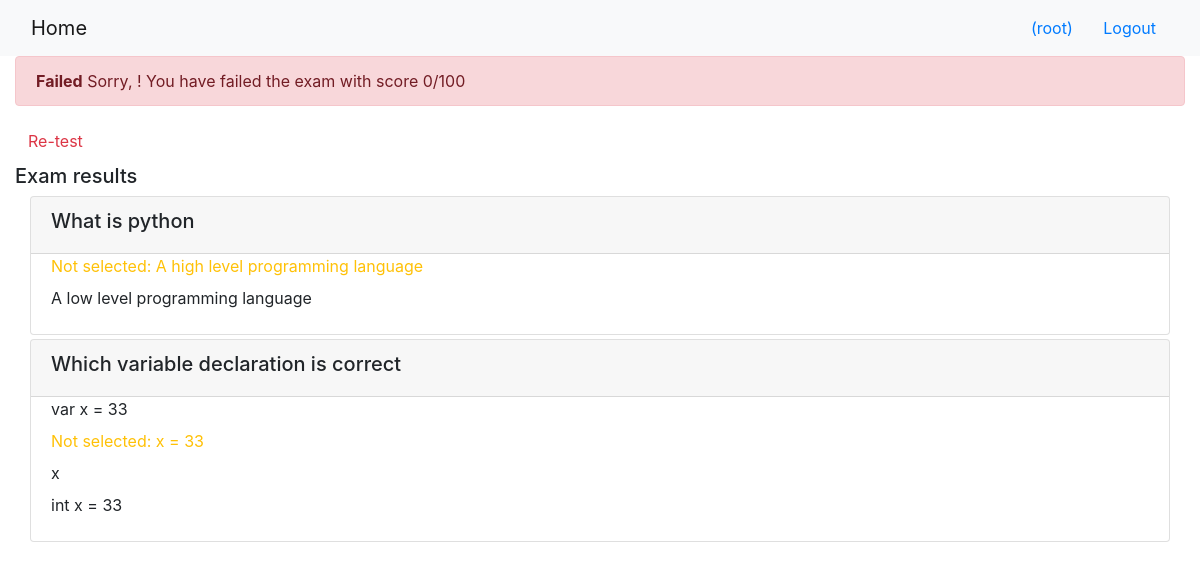
The app's page /course/1/submission/1/result/ (signed in) with its own data.
### onlinecourse/models.py (models this page shows, shortened)
class Question(models.Model):
    course = models.ForeignKey(Course, on_delete=models.CASCADE, default="")
    question_text = models.CharField(max_length=100, default="enter question text here")
    grade = models.IntegerField(default=10)
    lesson_id = models.ForeignKey(Lesson, on_delete=models.CASCADE)
    def is_get_score(self, selected_ids):
       all_answers = self.choice_set.filter(is_correct=True).count()
       selected_correct = self.choice_set.filter(is_correct=True, id__in=selected_ids).count()
       if all_answers == selected_correct:
           return True
       else:
           return False

class Choice(models.Model):
    choice_text = models.CharField(max_length=100, default="Enter choice text here")
    is_correct = models.BooleanField(default=False)
    question_id = models.ForeignKey(Question, on_delete=models.CASCADE)

### onlinecourse/views.py (the view)
# urls.py: path('course/<int:course_id>/submission/<int:submission_id>/result/', views.show_exam_result, name = 'exam_result'),
def show_exam_result(request, course_id, submission_id):
    course = get_object_or_404(Course, pk=course_id)
    submission = get_object_or_404(Submission, pk=submission_id)
    choices = submission.choices.all()
    total_mark, mark = 0, 0
    for question in course.question_set.all():
        total_mark += question.grade
        if question.is_get_score(choices):
            mark += question.grade
    return render(
        request,
        'onlinecourse/exam_result_bootstrap.html',
        {"course":course, "choices":choices,"mark":mark,
            "total_mark": total_mark,
            "submission": submission,
            "grade": int((mark / total_mark) * 100) }
    )

### onlinecourse/templates/onlinecourse/exam_result_bootstrap.html (shortened to what this page needs)
<!DOCTYPE html>
<html lang="en">
<head>
    {% load static %}
    <link rel="stylesheet" href="https://maxcdn.bootstrapcdn.com/bootstrap/4.5.2/css/bootstrap.min.css">
</head>
<body>
 <nav class="navbar navbar-light bg-light">
    <div class="container-fluid">
        <div class="navbar-header">
              <a class="navbar-brand" href="{% url 'onlinecourse:index' %}">Home</a>
        </div>
        <ul class="nav navbar-nav navbar-right">
            {% if user.is_authenticated %}
            <li>
                <a class="btn btn-link" href="#">{{ user.first_name }}({{ user.username }})</a>
                <a class="btn btn-link" href="{% url 'onlinecourse:logout' %}">Logout</a>
            </li>
            {% endif %}
        </ul>
    </div>
</nav>
<div class="container-fluid">
    {% if grade > 80 %}
    <div class="alert alert-success">
       <b>Congratulations, {{user.first_name}}!</b> You have passed the exam and completed the course with score {{grade}}/100
    </div>
        {% else %}
        <div class="alert alert-danger">
            <b>Failed</b> Sorry, {{user.first_name}}! You have failed the exam with score {{grade}}/100
        </div>
        <a class="btn btn-link text-danger" href="{% url 'onlinecourse:course_details' course.id %}">Re-test</a>
        {% endif %}
        <div class="card-columns-vertical mt-1">
        <h5 class="">Exam results</h5>
            <div id="exam" class="container-fluid">
                <form id="questionform"  method="get">
                    {%for question in course.question_set.all%}
                    <div class="card mt-1">
                        <div class="card-header"><h5>{{ question.question_text}}</h5></div>
                        <div class="form-group">
                           {%for choice in question.choice_set.all%}
                            <div class="form-check">
                                <label class="form-check-label">
                                {%if choice.is_correct and choice in submission.choice.all%}
                                    <label class="text-success" name="{{choice.choice_text}}" id="{{choice.id}}">Correct answer: {{ choice.choice_text }}</label>
                                    <br/>
                                {%elif choice.is_correct%}
                                    <label class="text-warning" name="{{choice.choice_text}}" id="{{choice.id}}">Not selected: {{ choice.choice_text }}</label>
                                    <br/>
                                {%elif choice in submission.choice.all and not choice.is_correct%}
                                    <label class="text-danger" name="{{choice.choice_text}}" id="{{choice.id}}">Incorrect: {{ choice.choice_text }}</label>
                                    <br/>
                                {%else%}
                                    <label class="" name="{{choice.choice_text}}" id="{{choice.id}}">{{ choice.choice_text }}</label>
                                    <br/>
                                {%endif%}
                                </label>
                            </div>
                            {%endfor%}
                        </div>
                    </div>
                    {%endfor%}
                </form>
            </div>
        </div>
    </div>
</body>
</html>

### records on screen
Question: question_text "What is python"
Choice: choice_text "A high level programming language"
Choice: choice_text "A low level programming language"
Question: question_text "Which variable declaration is correct"
Choice: choice_text "var x = 33"
Choice: choice_text "x = 33"
Choice: choice_text "x"
Choice: choice_text "int x = 33"

### other values on screen
{{ user.username }} "root"
{{ grade }} "0"
